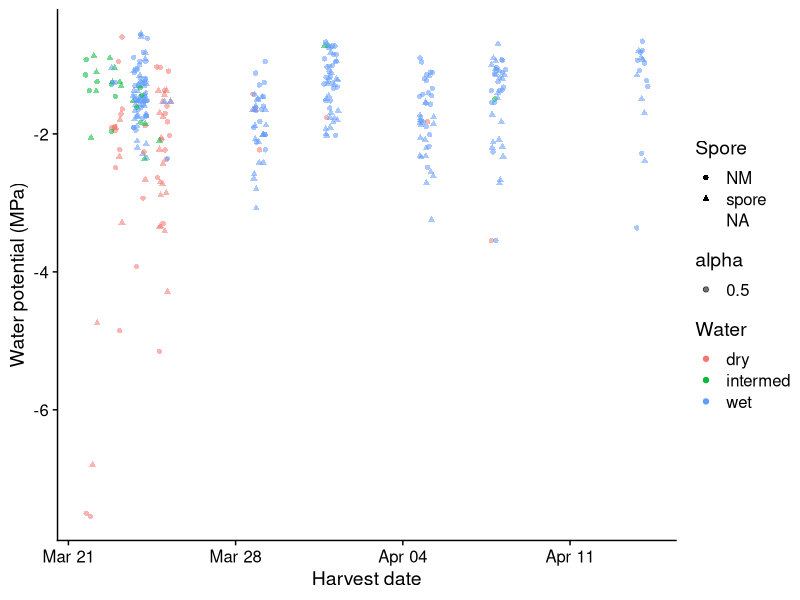

This figure's R source:
# WATER POTENTIAL
# Basically all of this has moved to the soil moisture script actually.

library(tidyverse)
library(cowplot)

water_potentials = read_csv("data/Suillus water potential data - Sheet1.csv")
water_potentials$Water_potential_MPa = as.numeric(water_potentials$Water_potential_MPa)

treatments = read_csv("data/Suillus Treatment Inventory.xlsx - Sheet1.csv")

soil_moisture = read_csv("data/Suillus Soil Data.xlsx - Sheet1.csv", skip = 2)
soil = rename(soil_moisture, Plant_ID = ID)


water_treatments = left_join(treatments, water_potentials)
water_treatments = left_join(water_treatments, soil)
water_treatments$realdate = mdy(water_treatments$Date)

ggplot(data = water_treatments) +
  theme_cowplot() +
  # geom_boxplot(outlier.alpha = 0,
  #              aes(x = (realdate), y = Water_potential_MPa)) +
  geom_jitter(width = 0.30,
              aes(x = realdate, 
                  y = Water_potential_MPa,
                  color = Water,
                  alpha = 0.5, 
                  shape = Spore)) +
  ylab("Water potential (MPa)") +
  xlab("Harvest date")
